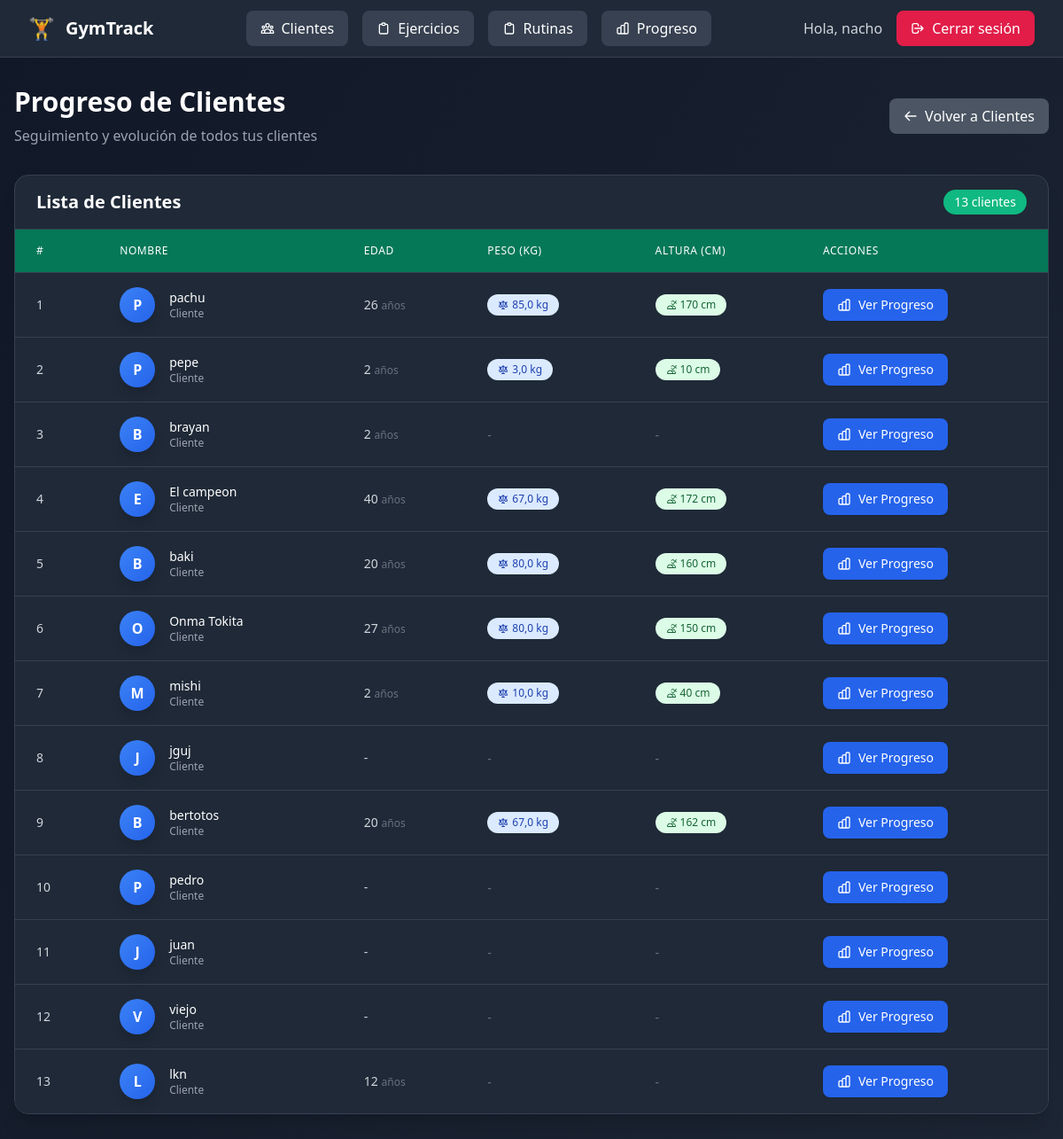
The page /progreso/ (signed in) on the database its author committed.
### usuarios/models.py (models this page shows, shortened)
class Usuario(AbstractUser):
    ROLES = [
        ("admin", "Administrador"),
        ("entrenador", "Entrenador"),
        ("cliente", "Cliente"),
    ]
    rol = models.CharField(max_length=20, choices=ROLES, default="entrenador")

### clientes/models.py (models this page shows, shortened)
class Cliente(models.Model):
    usuario = models.OneToOneField(
        settings.AUTH_USER_MODEL,
        on_delete=models.CASCADE,
        related_name="perfil_cliente",
        null=True, blank=True
    )
    entrenadores = models.ManyToManyField(
        settings.AUTH_USER_MODEL,
        related_name="clientes",
        blank=True
    )
    nombre = models.CharField(max_length=100)
    edad = models.PositiveIntegerField(null=True, blank=True)
    altura_cm = models.PositiveIntegerField(null=True, blank=True)
    peso_kg = models.FloatField(null=True, blank=True)
    lesiones = models.TextField(blank=True, help_text="Anotar lesiones o complicaciones")

### progreso/views.py (the view)
# urls.py: path("", views.index, name="index"),
@login_required
def index(request):
    if request.user.is_superuser:
        clientes = Cliente.objects.all()
    else:
        clientes = Cliente.objects.filter(entrenadores=request.user)
    return render(request, "progreso/index.html", {"clientes": clientes})

### progreso/templates/progreso/index.html (shortened to what this page needs)
{% extends "base.html" %}
{% block content %}
<div class="min-h-screen bg-gradient-to-br from-gray-900 to-gray-800 py-8 px-4">
  <div class="max-w-7xl mx-auto">
    <div class="flex flex-col sm:flex-row justify-between items-start sm:items-center mb-8 gap-4">
      <div>
        <h1 class="text-3xl font-bold text-white mb-2">Progreso de Clientes</h1>
        <p class="text-gray-400">Seguimiento y evolución de todos tus clientes</p>
      </div>
      <a href="{% url 'clientes:lista' %}"
         class="inline-flex items-center px-4 py-2 bg-gray-600 hover:bg-gray-500 text-white font-medium rounded-lg transition-colors">
        <svg class="w-4 h-4 mr-2" fill="none" stroke="currentColor" viewBox="0 0 24 24">
          <path stroke-linecap="round" stroke-linejoin="round" stroke-width="2" d="M10 19l-7-7m0 0l7-7m-7 7h18"></path>
        </svg>
        Volver a Clientes
      </a>
    </div>
    {% if clientes %}
    <div class="bg-gray-800 rounded-2xl shadow-xl border border-gray-700 overflow-hidden">
      <div class="px-6 py-4 border-b border-gray-700">
        <div class="flex flex-col sm:flex-row justify-between items-start sm:items-center">
          <h2 class="text-xl font-bold text-white">Lista de Clientes</h2>
          <span class="inline-flex items-center px-3 py-1 rounded-full text-sm font-medium bg-emerald-500 text-white mt-2 sm:mt-0">
            {{ clientes.count }} cliente{{ clientes.count|pluralize }}
          </span>
        </div>
      </div>
      <div class="overflow-x-auto">
        <table class="min-w-full divide-y divide-gray-700">
          <thead class="bg-emerald-700">
            <tr>
              <th class="px-6 py-4 text-left text-xs font-medium text-white uppercase tracking-wider">#</th>
              <th class="px-6 py-4 text-left text-xs font-medium text-white uppercase tracking-wider">Nombre</th>
              <th class="px-6 py-4 text-left text-xs font-medium text-white uppercase tracking-wider">Edad</th>
              <th class="px-6 py-4 text-left text-xs font-medium text-white uppercase tracking-wider">Peso (kg)</th>
              <th class="px-6 py-4 text-left text-xs font-medium text-white uppercase tracking-wider">Altura (cm)</th>
              <th class="px-6 py-4 text-left text-xs font-medium text-white uppercase tracking-wider">Acciones</th>
            </tr>
          </thead>
          <tbody class="bg-gray-800 divide-y divide-gray-700">
            {% for cliente in clientes %}
            <tr class="hover:bg-gray-750 transition-colors group">
              <td class="px-6 py-4 whitespace-nowrap text-sm font-medium text-gray-300">
                {{ forloop.counter }}
              </td>
              <td class="px-6 py-4 whitespace-nowrap">
                <div class="flex items-center">
                  <div class="flex-shrink-0 h-10 w-10 bg-gradient-to-br from-blue-500 to-blue-600 rounded-full flex items-center justify-center text-white font-bold shadow-lg">
                    {{ cliente.nombre|slice:":1"|upper }}
                  </div>
                  <div class="ml-4">
                    <div class="text-sm font-medium text-white">{{ cliente.nombre }}</div>
                    <div class="text-xs text-gray-400">Cliente</div>
                  </div>
                </div>
              </td>
              <td class="px-6 py-4 whitespace-nowrap">
                <div class="text-sm text-gray-300">
                  {{ cliente.edad|default:"-" }}
                  {% if cliente.edad %}
                  <span class="text-xs text-gray-500">años</span>
                  {% endif %}
                </div>
              </td>
              <td class="px-6 py-4 whitespace-nowrap">
                {% if cliente.peso_kg %}
                <span class="inline-flex items-center px-3 py-1 rounded-full text-xs font-medium bg-blue-100 text-blue-800">
                  <svg class="w-3 h-3 mr-1" fill="none" stroke="currentColor" viewBox="0 0 24 24">
                    <path stroke-linecap="round" stroke-linejoin="round" stroke-width="2" d="M3 6l3 1m0 0l-3 9a5.002 5.002 0 006.001 0M6 7l3 9M6 7l6-2m6 2l3-1m-3 1l-3 9a5.002 5.002 0 006.001 0M18 7l3 9m-3-9l-6-2m0-2v2m0 16V5m0 16H9m3 0h3"></path>
                  </svg>
                  {{ cliente.peso_kg }} kg
                </span>
                {% else %}
                <span class="text-sm text-gray-500">-</span>
                {% endif %}
              </td>
              <td class="px-6 py-4 whitespace-nowrap">
                {% if cliente.altura_cm %}
                <span class="inline-flex items-center px-3 py-1 rounded-full text-xs font-medium bg-green-100 text-green-800">
                  <svg class="w-3 h-3 mr-1" fill="none" stroke="currentColor" viewBox="0 0 24 24">
                    <path stroke-linecap="round" stroke-linejoin="round" stroke-width="2" d="M12 4.354a4 4 0 110 5.292M15 21H3v-1a6 6 0 0112 0v1zm0 0h6v-1a6 6 0 00-9-5.197m13.5-9a2.5 2.5 0 11-5 0 2.5 2.5 0 015 0z"></path>
                  </svg>
                  {{ cliente.altura_cm }} cm
                </span>
                {% else %}
                <span class="text-sm text-gray-500">-</span>
                {% endif %}
              </td>
              <td class="px-6 py-4 whitespace-nowrap">
                <a href="{% url 'progreso:lista' cliente.id %}"
                   class="inline-flex items-center px-4 py-2 bg-blue-600 hover:bg-blue-500 text-white text-sm font-medium rounded-lg transition-colors shadow-sm">
                  Ver Progreso
                </a>
              </td>
            </tr>
            {% endfor %}
          </tbody>
        </table>
      </div>
    </div>
    {% endif %}
  </div>
</div>
{% endblock %}

### templates/base.html (shortened to what this page needs)
<!DOCTYPE html>
<html lang="es">
  <head>
    <script src="https://cdn.tailwindcss.com"></script>
  </head>
  <body class="bg-gradient-to-br from-gray-900 to-gray-800 min-h-screen">
    <nav class="bg-gray-800 border-b border-gray-700 shadow-lg">
      <div class="max-w-7xl mx-auto px-4 sm:px-6 lg:px-8">
        <div class="flex justify-between items-center h-16">
          <div class="flex items-center">
            <a href="/" class="flex items-center space-x-3 text-xl font-bold text-white hover:text-emerald-400 transition-colors">
              <span class="text-2xl">🏋️</span>
              <span class="hidden sm:inline">GymTrack</span>
            </a>
          </div>
          <div class="hidden md:flex items-center space-x-4">
            <a href="{% url 'clientes:lista' %}" class="inline-flex items-center px-4 py-2 bg-gray-700 hover:bg-gray-600 text-white font-medium rounded-lg transition-colors">
              Clientes
            </a>
            <a href="{% url 'ejercicios:lista' %}" class="inline-flex items-center px-4 py-2 bg-gray-700 hover:bg-gray-600 text-white font-medium rounded-lg transition-colors">
              <svg class="w-4 h-4 mr-2" fill="none" stroke="currentColor" viewBox="0 0 24 24">
                <path stroke-linecap="round" stroke-linejoin="round" stroke-width="2" d="M9 5H7a2 2 0 00-2 2v12a2 2 0 002 2h10a2 2 0 002-2V7a2 2 0 00-2-2h-2M9 5a2 2 0 002 2h2a2 2 0 002-2M9 5a2 2 0 012-2h2a2 2 0 012 2"></path>
              </svg>
              Ejercicios
            </a>
            <a href="{% url 'rutinas:lista' %}" class="inline-flex items-center px-4 py-2 bg-gray-700 hover:bg-gray-600 text-white font-medium rounded-lg transition-colors">
              <svg class="w-4 h-4 mr-2" fill="none" stroke="currentColor" viewBox="0 0 24 24">
                <path stroke-linecap="round" stroke-linejoin="round" stroke-width="2" d="M9 5H7a2 2 0 00-2 2v12a2 2 0 002 2h10a2 2 0 002-2V7a2 2 0 00-2-2h-2M9 5a2 2 0 002 2h2a2 2 0 002-2M9 5a2 2 0 012-2h2a2 2 0 012 2"></path>
              </svg>
              Rutinas
            </a>
            <a href="{% url 'progreso:index' %}" class="inline-flex items-center px-4 py-2 bg-gray-700 hover:bg-gray-600 text-white font-medium rounded-lg transition-colors">
              Progreso
            </a>
          </div>
          <div class="hidden md:flex items-center space-x-4">
            {% if user.is_authenticated %}
              <span class="text-gray-300 font-medium">Hola, {{ user.username }}</span>
              <a href="{% url 'usuarios:logout' %}" class="inline-flex items-center px-4 py-2 bg-rose-600 hover:bg-rose-500 text-white font-medium rounded-lg transition-colors">
                <svg class="w-4 h-4 mr-2" fill="none" stroke="currentColor" viewBox="0 0 24 24">
                  <path stroke-linecap="round" stroke-linejoin="round" stroke-width="2" d="M17 16l4-4m0 0l-4-4m4 4H7m6 4v1a3 3 0 01-3 3H6a3 3 0 01-3-3V7a3 3 0 013-3h4a3 3 0 013 3v1"></path>
                </svg>
                Cerrar sesión
              </a>
            {% endif %}
          </div>
        </div>
      </div>
    </nav>
    <main class="flex-1">
      {% block content %}{% endblock %}
    </main>
  </body>
</html>

### rows shown on the page
Usuario: username "nacho"
Cliente: nombre "P", nombre "pachu", edad "26", shows "años", peso_kg "85,0", altura_cm "170"
Cliente: nombre "P", nombre "pepe", edad "2", shows "años", peso_kg "3,0", altura_cm "10"
Cliente: nombre "B", nombre "brayan", edad "2", shows "años"
Cliente: nombre "E", nombre "El campeon", edad "40", shows "años", peso_kg "67,0", altura_cm "172"
Cliente: nombre "B", nombre "baki", edad "20", shows "años", peso_kg "80,0", altura_cm "160"
Cliente: nombre "O", nombre "Onma Tokita", edad "27", shows "años", peso_kg "80,0", altura_cm "150"
Cliente: nombre "M", nombre "mishi", edad "2", shows "años", peso_kg "10,0", altura_cm "40"
Cliente: nombre "J", nombre "jguj", edad "-"
Cliente: nombre "B", nombre "bertotos", edad "20", shows "años", peso_kg "67,0", altura_cm "162"
Cliente: nombre "P", nombre "pedro", edad "-"
Cliente: nombre "J", nombre "juan", edad "-"
Cliente: nombre "V", nombre "viejo", edad "-"
Cliente: nombre "L", nombre "lkn", edad "12", shows "años"

### other values the page prints
{{ clientes.count }} "13"
